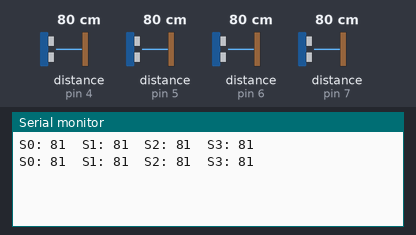
Bench run of a sketch on a simulated Arduino Uno, built with avr-gcc and run on an emulated ATmega328P. Parts: the last lines printed to the serial monitor. The inputs (shaded band) are chosen by the test bench; at power-on: distance to the obstacle (sensors on pin 4, pin 5, pin 6, pin 7) 80 cm.

Above: at 2.8 s.
2.9 s: distance to the obstacle (sensor on pin 4) set to 2 cm
At 3.5 s:
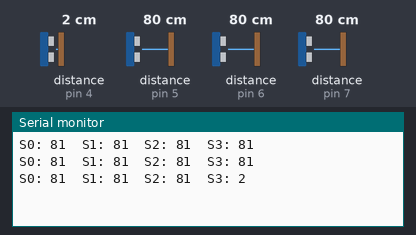
7.1 s: distance to the obstacle (sensor on pin 5) set to 2 cm
At 7.7 s:
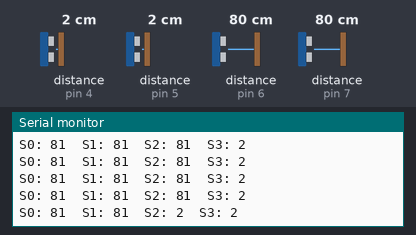
8.6 s: distance to the obstacle (sensor on pin 6) set to 2 cm
At 9.9 s:
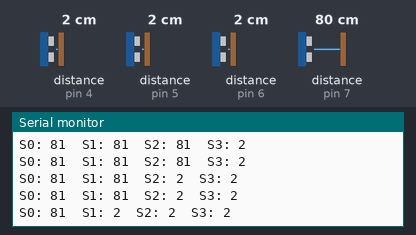
10.1 s: distance to the obstacle (sensor on pin 7) set to 2 cm
At 10.9 s:
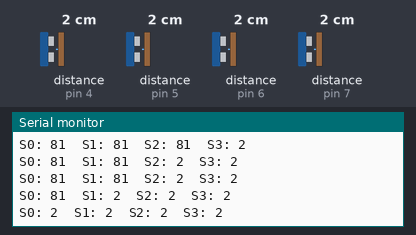
11.6 s: distance to the obstacle (sensor on pin 4) set to 4 cm
At 12.7 s:
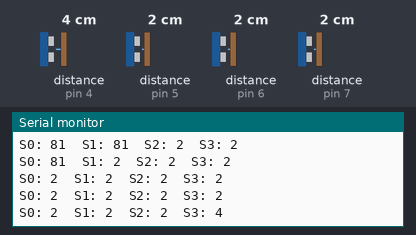
13.1 s: distance to the obstacle (sensor on pin 5) set to 4 cm
At 13.6 s:
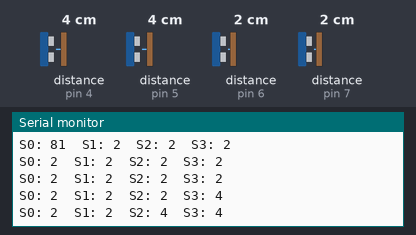
Timing chart, 0 to 15.6 s (numbered marks = the images above; inputs shaded):
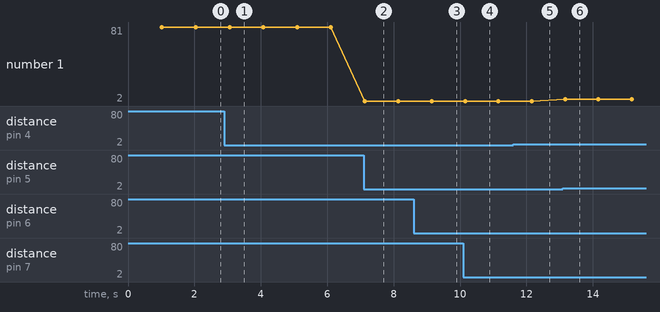

The sketch:

multiple_hcsr04.ino
```cpp
#include <NewPing.h>

#define SONAR1 7
#define SONAR2 6
#define SONAR3 5
#define SONAR4 4
#define MAX_DISTANCE 400 // maximum distance for sensors
#define NUM_SONAR  4// number of sonar sensors

NewPing sonar[NUM_SONAR] = { // array of sonar sensor objects
  NewPing(SONAR1, SONAR1, MAX_DISTANCE),
  NewPing(SONAR2, SONAR2, MAX_DISTANCE),
  NewPing(SONAR3, SONAR3, MAX_DISTANCE),
  NewPing(SONAR4, SONAR4, MAX_DISTANCE)};
  //NewPing(SONAR5, SONAR5, MAX_DISTANCE),
  //NewPing(SONAR6, SONAR6, MAX_DISTANCE),
  //NewPing(SONAR1, SONAR8, MAX_DISTANCE),
  //NewPing(SONAR1, SONAR9, MAX_DISTANCE)
//};

int distance[NUM_SONAR]; // array stores distances for each
                         // sensor in cm

void setup() {
  Serial.begin(9600);
}

void loop() {
  delay(1000);
  updateSonar(); // update the distance array
  // print all distances
  Serial.print("S0: ");
  Serial.print(distance[0]);
  Serial.print("  S1: ");
  Serial.print(distance[1]);
  Serial.print("  S2: ");
  Serial.print(distance[2]);
  Serial.print("  S3: ");
  Serial.println(distance[3]);
  //Serial.print("  S6: ");
  //Serial.print(distance[4]);
  //Serial.print("  S7: ");
  //Serial.println(distance[5]);
  //Serial.print("  S8: ");
  //Serial.print(distance[6]);
  //Serial.print("  S9: ");
  //Serial.print(distance[7]);
  //Serial.println();
  //for(int i=0;i<8;i++){
    //if(distance[i] != MAX_DISTANCE){
      //Serial.print("1  ");
      //}
    //else{
      //Serial.print("0  ");
      //}
    //}
  //Serial.println();
  Serial.println();
}

// takes a new reading from each sensor and updates the
// distance array
void updateSonar() {
  for (int i = 0; i < NUM_SONAR; i++) {
    distance[i] = sonar[i].ping_cm(); // update distance
    // sonar sensors return 0 if no obstacle is detected
    // change distance to max value if no obstacle is detected
    if (distance[i] == 0)
      distance[i] = MAX_DISTANCE;
  }
}
```

Measured:
- after the input at 2.9 s, the serial monitor: prints a new line after 0.16 s (image 1)
- after the input at 7.1 s, the serial monitor: prints a new line at once (image 2)
- after the input at 8.6 s, the serial monitor: prints a new line after 0.55 s (image 3)
- after the input at 10.1 s, the serial monitor: prints a new line after 0.05 s (image 4)
- after the input at 11.6 s, the serial monitor: prints a new line after 0.56 s (image 5)
- after the input at 13.1 s, the serial monitor: prints a new line after 0.06 s (image 6)
